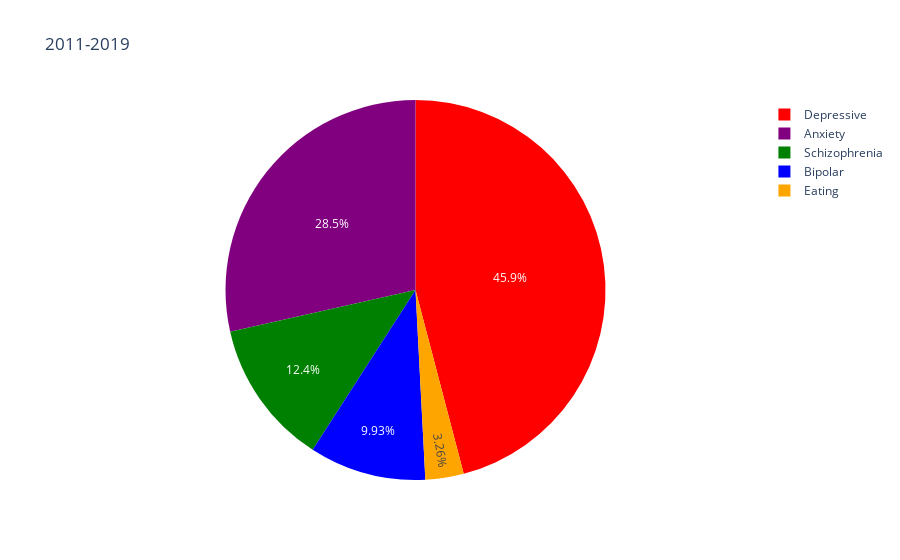

This figure's notebook cell:
### Code cell
data_2011_2019 = {
    'Disorder': ['Depressive', 'Schizophrenia', 'Bipolar', 'Eating', 'Anxiety'],
    'Average DALYs': [639.19, 172.11, 138.20, 45.35, 397.24]
}
df_2011_2019 = pd.DataFrame(data_2011_2019)
fig3 = px.pie(df_2011_2019, names='Disorder', values='Average DALYs', title='2011-2019')
fig3.update_traces(marker=dict(colors=['red', 'green', 'blue', 'orange', 'purple']))
fig3.show()

### Figure 1 — Plotly figure (JSON) as saved in the notebook; plotly's stock layout.template omitted (floating-point values rounded to 4 significant figures)
{"data": [{"domain": {"x": [0, 1], "y": [0, 1]}, "hovertemplate": "Disorder=%{label}<br>Average DALYs=%{value}<extra></extra>", "labels": ["Depressive", "Schizophrenia", "Bipolar", "Eating", "Anxiety"], "legendgroup": "", "marker": {"colors": ["red", "green", "blue", "orange", "purple"]}, "name": "", "showlegend": true, "type": "pie", "values": [639.2, 172.1, 138.2, 45.35, 397.2]}], "layout": {"legend": {"tracegroupgap": 0}, "title": {"text": "2011-2019"}}}
